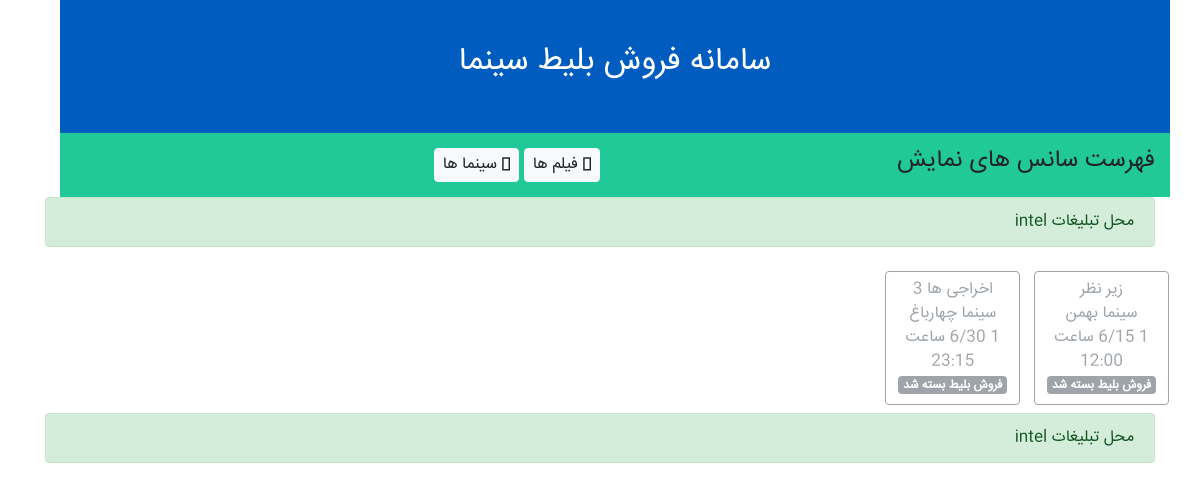
Page /ticketing/showtime/list on the earlier database version.
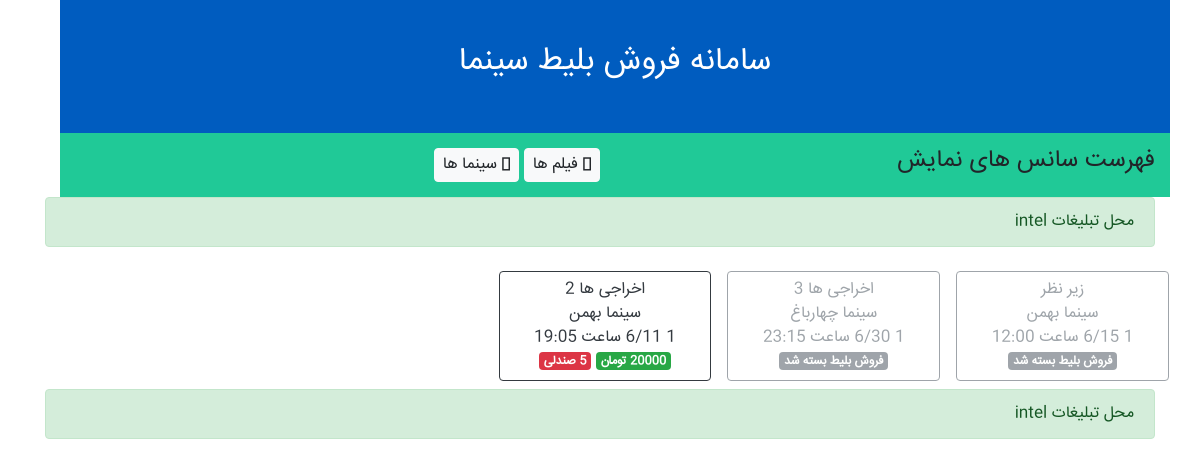
Same page on the later database version.
### ticketing/models.py (models this page shows, shortened)
class ShowTime(models.Model):
    class Meta:
        verbose_name = "سانس"
        verbose_name_plural = "سانس ها"
    movie = models.ForeignKey('Movie', on_delete=models.PROTECT, verbose_name="نام فیلم")
    cinema = models.ForeignKey('Cinema', on_delete=models.PROTECT, verbose_name="نام سینما")
    start_time = models.DateTimeField("زمان سانس")
    price = models.IntegerField("قیمت")
    sabale_seats = models.IntegerField('تعداد صندلی ها')
    free_seats = models.IntegerField("تعداد صندلی خالی")
    SALE_NOT_STARTED = 1
    SALE_OPEN = 2
    TICKETS_SALE = 3
    SALE_CLOSED = 4
    MOVIE_PLAYED = 5
    SHOW_CANSELED = 6
    status_choice = (
        (SALE_NOT_STARTED, "فروش آغاز نشده"),
        (SALE_OPEN, "در حال فروش بلیط"),
        (TICKETS_SALE, "بلیط ها تمام شد"),
        (SALE_CLOSED, "فروش بلیط بسته شد"),
        (MOVIE_PLAYED, "فیلم پخش شد"),
        (SHOW_CANSELED, "سانس لغو شد"),
    )
    status = models.IntegerField("وضعیت", choices=status_choice)
    def get_price_display(self):
        return "{} تومان".format(self.price)
    def get_status_display(self):
        return self.status_choice[self.status-1][1]

class Movie(models.Model):
    class Meta:
        verbose_name = "فیلم"
        verbose_name_plural = "فیلم ها"
    name = models.CharField(max_length=100, verbose_name="نام فیلم")
    director = models.CharField(max_length=50, verbose_name="کارگردان فیلم")
    year = models.IntegerField(default=1380, verbose_name="سال ساخت فیلم")
    length = models.IntegerField(default=120, verbose_name="زمان فیلم")
    description = models.TextField("توضیحات", null=True)
    poster = models.ImageField("پوستر", upload_to='imageposter/')
    def __str__(self):
        return self.name

class Cinema(models.Model):
    class Meta:
        verbose_name = "سینما"
        verbose_name_plural = "سینماها"
    cinema_code = models.IntegerField("کد سینما", primary_key=True)
    name = models.CharField("نام سینما", max_length=50)
    city = models.CharField("شهر سینما", max_length=40, default='اصفهان')
    phone = models.IntegerField("شماره تلفن سینما", null=True)
    capacity = models.IntegerField("ظرفیت سینما", default=100)
    address = models.TextField("آدرس سینما", null=True)
    poster = models.ImageField('پوستر', upload_to='imageposter/', null=True, blank=True)
    def __str__(self):
        return self.name

### ticketing/views.py (the view)
# urls.py: path('showtime/list', views.showtime_list, name='showtime_list')
def showtime_list(request):
    showtime = ShowTime.objects.all()
    context = {
        "showtimes": showtime
    }
    return render(request, "ticketing/showtime_list.html", context)

### ticketing/templates/ticketing/showtime_list.html (shortened to what this page needs)
{% extends 'ticketing/base_page.html' %}
    {% block toolbar_title %}
        فهرست سانس های نمایش
    {% endblock %}
    {% block main_content %}
        <div class="row">
        {% if showtimes %}
            <div class="row px-2">
                {% for showtime in showtimes %}
                    <div class="col-3 px-2 py-2">
                        <a href="#"  class="showtime-box btn
                           {% if showtime.status != showtime.SALE_OPEN %}
                                disabled btn-outline-secondary
                           {% else %}
                                btn-outline-dark
                           {% endif %}
">
                            <span>{{ showtime.movie}}</span>
                            <br>
                            <span>{{ showtime.cinema}}</span>
                            <br>
                            <span>
                                {{ showtime.start_time|date:"1 n/j ساعت H:i"}}
                            </span>
                            <span class="showtime-status badge
                                {% if showtime.status == showtime.SALE_NOT_STARTED %}
                                    badge-warning
                                {% elif showtime.status == showtime.SHOW_CANSELED %}
                                    badge-danger
                                {% elif showtime.status == showtime.SALE_OPEN %}
                                    badge-success
                                {% else %}
                                    badge-secondary
                                {% endif %}
                                ">
                                {% if showtime.status == showtime.SALE_OPEN %}
                                    {{ showtime.get_price_display }}
                                {% else %}
                                    {{ showtime.get_status_display }}
                                {% endif %}
                            </span>
                            {% if showtime.status == showtime.SALE_OPEN and showtime.free_seats < 10 %}
                                <span class="badge badge-danger">
                                    {{ showtime.free_seats }}
                                    صندلی
                                </span>
                            {% endif %}
                        </a>
                    </div>
                {% endfor %}
            </div>
        {% else %}
            <div class="alert alert-danger">
                در حال حاضر هیچ سانسی برای نمایش وجود ندارد.
            </div>
        {% endif %}
        </div>
    {% endblock %}

### ticketing/templates/ticketing/base_page.html (shortened to what this page needs)
{% load static %}
<!DOCTYPE html>
<html lang="en" dir="rtl">
<head>
    <link rel="stylesheet" type="text/css" href="{% static "ticketing/css/bootstrap.rtl.css" %}">
    <link rel="stylesheet" type="text/css" href="{% static "ticketing/css/bootstrap-grid.rtl.css" %}">
    <link rel="stylesheet" type="text/css" href="{% static "ticketing/css/fontawesome.css" %}">
    <link rel="stylesheet" type="text/css" href="{% static "ticketing/css/all.css" %}">
    <link rel="stylesheet" type="text/css" href="{% static "ticketing/css/main.css" %}">
</head>
<body style="direction: rtl;!important">
    <body dir="rtl">
    <div class="container" id="countainer">
        <div class="row align-items-center" id="header">
            <div class="col text-center">
                <h2>سامانه فروش بلیط سینما</h2>
            </div>
        </div>
        <div class="row align-items-center" id="toolbar">
            <div class="col-6 ">
                <h4>
                    {% block toolbar_title %}
                    {% endblock %}
                </h4>
            </div>
            <div class="col-6 text-left">
               {% block toolbar_button %}
                    <a class="button-fix btn btn-light py-1 px-2" href="{% url 'ticketing_app:movie_list' %}">
                          <i class="fa fa-film" aria-hidden="true"></i>
                             فیلم ها
                    </a>
                    <a class="button-fix btn btn-light py-1 px-2" href="{% url 'ticketing_app:cinema_list' %}">
                          <i class="fa fa-building" aria-hidden="true"></i>
                          سینما ها
                    </a>
               {% endblock %}
            </div>
        </div>
        {% include "ticketing/_ad.html" with company="intel" color="success"%}
        {% block main_content %}
        {% endblock %}
        {% include "ticketing/_ad.html" with company="intel" color="success"%}
    </div>
</body>
</html>

### ticketing/templates/ticketing/_ad.html
 <div class="alert alert-{{ color }}">محل تبلیغات {{ company }}</div>

### ticketing/static/ticketing/css/all.css (style rules this page uses)
.fa, .fas, .far, .fal, .fad, .fab { -moz-osx-font-smoothing: grayscale; -webkit-font-smoothing: antialiased; display: inline-block; font-style: normal; font-variant: normal; text-rendering: auto; line-height: 1; }
.fa-building:before { content: "\f1ad"; }
.fa-film:before { content: "\f008"; }
.fa, .fas { font-family: 'Font Awesome 5 Free'; font-weight: 900; }

### ticketing/static/ticketing/css/main.css (style rules this page uses)
#header { width: 100%; height: 5em; background-color: #005cbf; font-size: 20pt; color: #ffffff; }
#toolbar { width: 100%; background-color: #20c997; height: 8vh; }
.button-fix { text-align: left; }

Differences in the rows shown:
added ShowTime: movie "اخراجی ها 2", cinema "سینما بهمن", start_time "1 6/11 ساعت 19:05", price "20000 تومان", free_seats "5", status 2 (drawn)
